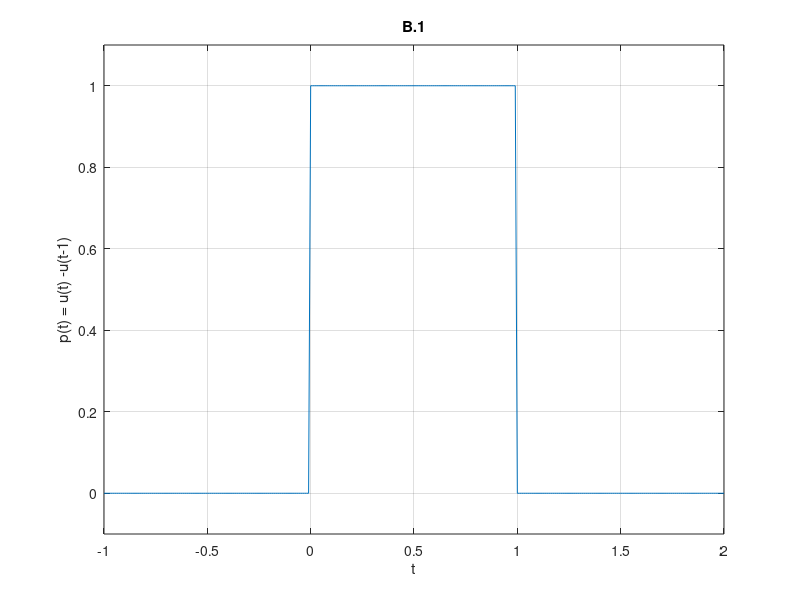

Write the MATLAB code that produced this figure.
% Variables
t = (-1:0.01:2);
p = @(t) 1.0.*((t>=0)&(t<1));

plot(t,p(t));
title('B.1');
xlabel('t');
ylabel('p(t) = u(t) -u(t-1)');
axis([-1 2 -.1 1.1]);
grid;